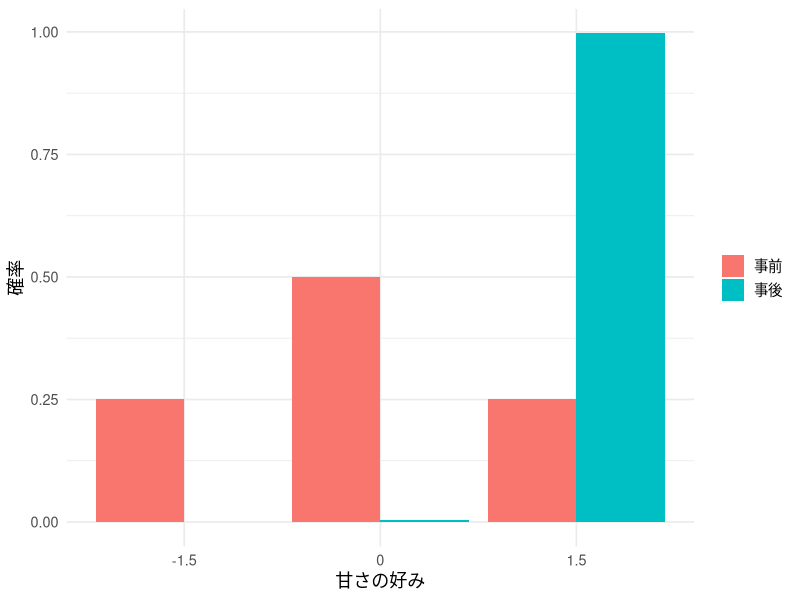
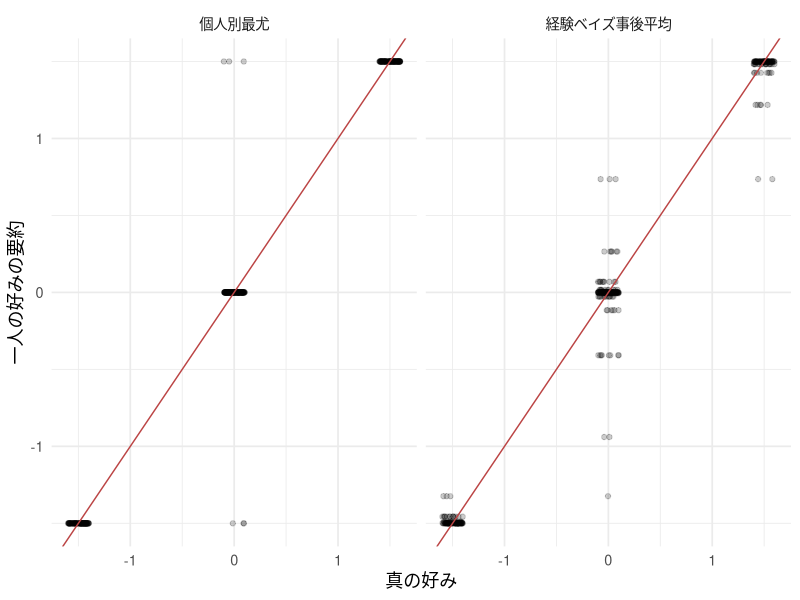
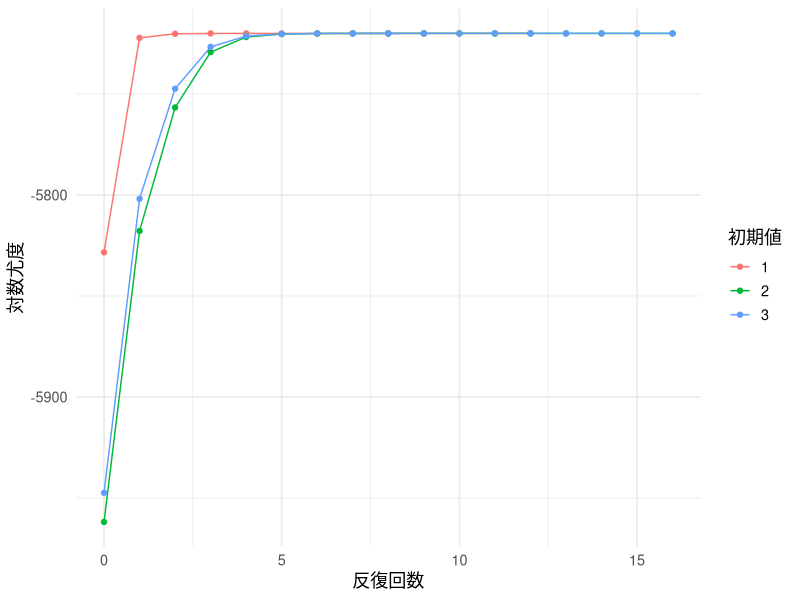
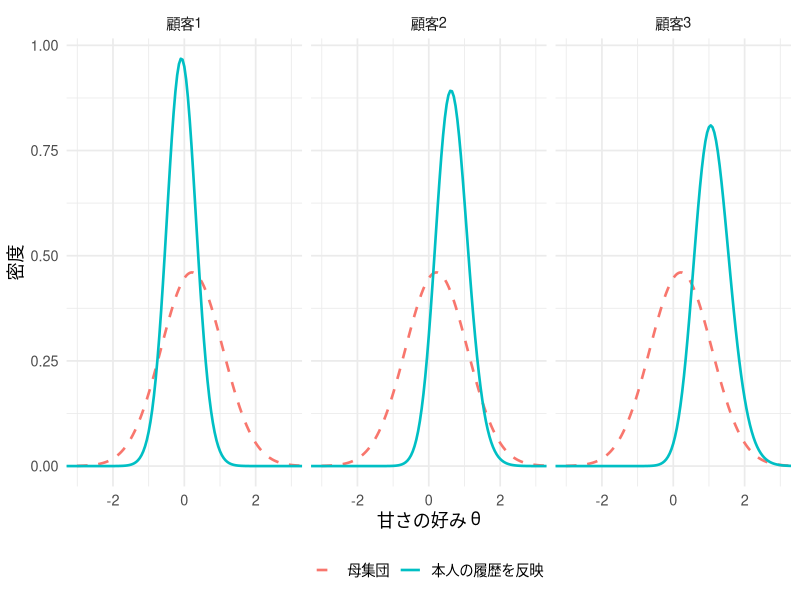
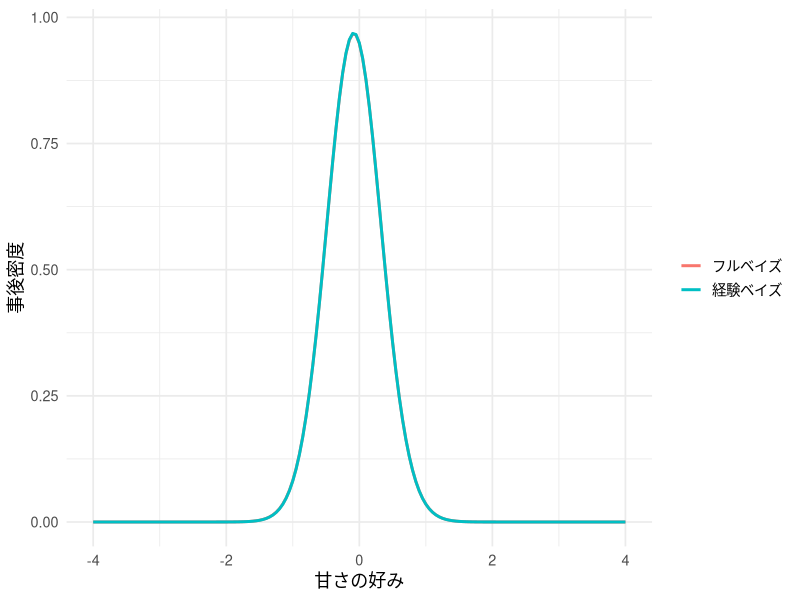

Source code (R) for these figures, in order:
## ---- chunk 1
#| include: false
library(ggplot2)
library(knitr)
set.seed(202606)
fam <- if (Sys.info()[["sysname"]] == "Darwin") "Hiragino Sans" else ""
theme_set(theme_minimal(base_size = 13, base_family = fam))
knitr::opts_chunk$set(fig.align = "center", dpi = 144)
# Finite-type panel logit: all calculations condition on common prices.
choice_prob <- function(theta, pA, pB, beta0 = 1.5, alpha = 1) {
  va <- beta0 - theta - alpha * pA
  vb <- beta0 + theta - alpha * pB
  mx <- pmax(0, va, vb)
  ev <- cbind(exp(-mx), exp(va - mx), exp(vb - mx))
  ev / rowSums(ev)
}
sim_finite <- function(n = 400, nt = 16, seed = 202606) {
  set.seed(seed)
  grid <- c(-1.5, 0, 1.5)
  pi <- c(.25, .5, .25)
  type <- sample(seq_along(grid), n, replace = TRUE, prob = pi)
  prices <- data.frame(occasion = seq_len(nt), pA = runif(nt, 1, 2.5),
                       pB = runif(nt, 1, 2.5))
  id <- rep(seq_len(n), each = nt)
  occasion <- rep(seq_len(nt), times = n)
  pA <- prices$pA[occasion]; pB <- prices$pB[occasion]
  prob <- choice_prob(grid[type[id]], pA, pB)
  u <- runif(n * nt)
  y <- as.integer(u > prob[, 1]) + as.integer(u > prob[, 1] + prob[, 2])
  list(data = data.frame(id, occasion, pA, pB, y),
       type = type, theta = grid[type], grid = grid, pi = pi, prices = prices)
}
# Each row is a person, each column a proposed value of theta.
panel_loglik <- function(dat, grid) {
  sapply(grid, function(th) {
    pr <- choice_prob(th, dat$pA, dat$pB)
    drop(rowsum(log(pr[cbind(seq_len(nrow(dat)), dat$y + 1)]), dat$id))
  })
}
# Stable type probabilities and observed-data log likelihood.
mixture_eval <- function(ell, pi) {
  z <- sweep(ell, 2, log(pi), "+")
  rowmax <- apply(z, 1, max)
  e <- exp(z - rowmax)
  totals <- rowSums(e)
  list(weights = e / totals, loglik = sum(rowmax + log(totals)))
}
fit_known_pi <- function(ell) {
  softmax <- function(a) { z <- c(a, 0); z <- exp(z - max(z)); z / sum(z) }
  opt <- optim(rep(0, ncol(ell) - 1),
               function(a) -mixture_eval(ell, softmax(a))$loglik,
               method = "BFGS", control = list(reltol = 1e-11, maxit = 1000))
  if (opt$convergence != 0) stop("Known-support MLE did not converge")
  pi <- softmax(opt$par)
  c(list(pi = pi), mixture_eval(ell, pi))
}
# No pooling uses the same fixed candidate values as the EB comparison.
individual_mle <- function(ell, grid) {
  grid[max.col(ell, ties.method = "first")]
}
# EM for an unknown 3-point distribution; each M-step increases Q.
fit_em_once <- function(dat, start, maxit = 2000, tol = 1e-8, bounds = c(-6, 6)) {
  theta <- sort(start)
  pi <- rep(1 / length(theta), length(theta))
  ell <- panel_loglik(dat, theta)
  current <- mixture_eval(ell, pi)
  trace <- current$loglik
  converged <- FALSE
  for (iter in seq_len(maxit)) {
    w <- current$weights
    pi_new <- colMeans(w)
    theta_new <- vapply(seq_along(theta), function(k) {
      optimize(function(th) -sum(w[, k] * panel_loglik(dat, th)),
               interval = bounds, tol = 1e-8)$minimum
    }, numeric(1))
    order_new <- order(theta_new)
    theta_new <- theta_new[order_new]; pi_new <- pi_new[order_new]
    ell_new <- panel_loglik(dat, theta_new)
    next_fit <- mixture_eval(ell_new, pi_new)
    gain <- next_fit$loglik - current$loglik
    if (gain < -1e-6) stop("EM log likelihood decreased")
    trace <- c(trace, next_fit$loglik)
    theta <- theta_new; pi <- pi_new; ell <- ell_new; current <- next_fit
    if (abs(gain) < tol) { converged <- TRUE; break }
  }
  list(theta = theta, pi = pi, loglik = current$loglik,
       weights = current$weights, trace = trace, converged = converged,
       iterations = iter, bounds = bounds)
}
fit_em_multistart <- function(dat, starts = list(c(-2, 0, 2), c(-1, .5, 2.5),
                                                  c(-2.5, -.5, 1))) {
  fits <- lapply(starts, function(st) fit_em_once(dat, st))
  best <- which.max(vapply(fits, `[[`, numeric(1), "loglik"))
  list(best = fits[[best]], fits = fits, best_start = best)
}


d <- sim_finite()
ell <- panel_loglik(d$data, d$grid)
fit <- fit_known_pi(ell)
em <- fit_em_multistart(d$data)
np <- individual_mle(ell, d$grid)
eb <- drop(fit$weights %*% d$grid)

# 連続的な好み：同じ選択モデルで独立のデータを生成する
set.seed(202607)
N_c <- 200; T_c <- 8
mu_true_c <- 0.2; tau_true_c <- 1
id_c <- rep(seq_len(N_c), each = T_c)
time_c <- rep(seq_len(T_c), times = N_c)
price_c <- data.frame(pA = runif(T_c, 1, 2.5), pB = runif(T_c, 1, 2.5))
theta_true_c <- rnorm(N_c, mu_true_c, tau_true_c)
pA_c <- price_c$pA[time_c]; pB_c <- price_c$pB[time_c]
prob_c <- function(theta, pA, pB) {
  va <- 1.5 - theta - pA; vb <- 1.5 + theta - pB
  m <- pmax(0, va, vb)
  e <- cbind(exp(-m), exp(va - m), exp(vb - m))
  e / rowSums(e)
}
probs_c <- prob_c(theta_true_c[id_c], pA_c, pB_c)
u_c <- runif(N_c * T_c)
y_c <- as.integer(u_c > probs_c[,1]) + as.integer(u_c > probs_c[,1] + probs_c[,2])
dat_c <- data.frame(id = id_c, time = time_c, pA = pA_c, pB = pB_c, y = y_c)
# 台形則で係数空間を積分する。両端に半分の重みを付ける。
theta_nodes_c <- seq(-6, 6, length.out = 241)
trap_weights_c <- function(x) {
  dx <- diff(x)
  stopifnot(max(abs(dx - dx[1])) < 1e-10)
  c(dx[1] / 2, rep(dx[1], length(x) - 2), dx[1] / 2)
}
theta_w_c <- trap_weights_c(theta_nodes_c)
log_lik_c <- function(dat, nodes = theta_nodes_c) {
  sapply(nodes, function(th) {
    pr <- prob_c(th, dat$pA, dat$pB)
    drop(rowsum(log(pr[cbind(seq_len(nrow(dat)), dat$y + 1)]), dat$id))
  })
}
ell_c <- log_lik_c(dat_c)
rowmax_c <- apply(ell_c, 1, max)
lik_c <- exp(ell_c - rowmax_c)
# 全員の周辺対数尤度。各列に共通する標準化分を足し戻す。
marginal_loglik_c <- function(mu, log_tau, nodes = theta_nodes_c,
                              node_w = theta_w_c, lik = lik_c, rowmax = rowmax_c) {
  weights <- dnorm(nodes, mu, exp(log_tau)) * node_w
  values <- drop(lik %*% weights)
  if (any(values <= 0) || any(!is.finite(values))) return(-Inf)
  sum(rowmax + log(values))
}
fit_c <- optim(c(0, 0), function(a) -marginal_loglik_c(a[1], a[2]),
               method = "L-BFGS-B", lower = c(-2, log(.1)), upper = c(2, log(3)))
stopifnot(fit_c$convergence == 0)
mu_hat_c <- fit_c$par[1]; tau_hat_c <- exp(fit_c$par[2])
post_weights_c <- function(mu, tau, lik = lik_c, nodes = theta_nodes_c, node_w = theta_w_c) {
  weights <- dnorm(nodes, mu, tau) * node_w
  z <- sweep(lik, 2, weights, "*")
  z / rowSums(z)
}
post_eb_c <- post_weights_c(mu_hat_c, tau_hat_c)
theta_eb_c <- drop(post_eb_c %*% theta_nodes_c)
# フルベイズ：ハイパーパラメータと個人の係数をグリッド上で積分する。
# mu ~ N(0, 2^2), log(tau) ~ N(0, .7^2), 互いに独立。
mu_grid_c <- seq(-1, 1.4, length.out = 49)
logtau_grid_c <- seq(-1.2, .6, length.out = 49)
mu_w_c <- trap_weights_c(mu_grid_c); logtau_w_c <- trap_weights_c(logtau_grid_c)
hyper_c <- expand.grid(mu = mu_grid_c, logtau = logtau_grid_c)
hyper_c$log_joint <- vapply(seq_len(nrow(hyper_c)), function(g) {
  mu <- hyper_c$mu[g]; z <- hyper_c$logtau[g]
  marginal_loglik_c(mu, z) + dnorm(mu, 0, 2, log = TRUE) + dnorm(z, 0, .7, log = TRUE)
}, numeric(1))
hyper_c$quad_w <- rep(mu_w_c, times = length(logtau_grid_c)) *
  rep(logtau_w_c, each = length(mu_grid_c))
hyper_c$post <- exp(hyper_c$log_joint - max(hyper_c$log_joint)) * hyper_c$quad_w
hyper_c$post <- hyper_c$post / sum(hyper_c$post)
# 一人分の条件付き分布を混合し、母集団パラメータの不確実性を伝える。
customer_c <- 1
post_full_c <- numeric(length(theta_nodes_c))
for (g in seq_len(nrow(hyper_c))) {
  if (hyper_c$post[g] > 1e-12) {
    w <- lik_c[customer_c, ] * dnorm(theta_nodes_c, hyper_c$mu[g], exp(hyper_c$logtau[g])) * theta_w_c
    post_full_c <- post_full_c + hyper_c$post[g] * w / sum(w)
  }
}
post_full_c <- post_full_c / sum(post_full_c)
## ---- chunk 2
#| out-width: "750px"
i <- 1
plot_data <- data.frame(theta = factor(rep(d$grid, 2)),
                        weight = c(d$pi, mixture_eval(ell, d$pi)$weights[i, ]),
                        distribution = rep(c("事前", "事後"), each = 3))
ggplot(plot_data, aes(theta, weight, fill = distribution)) +
  geom_col(position = "dodge") + labs(x = "甘さの好み", y = "確率", fill = NULL)
## ---- chunk 3
knitr::kable(data.frame(type = d$grid, truth = d$pi, estimate = fit$pi),
             digits = 3, col.names = c("甘さの好み", "真の割合", "推定した割合"))
## ---- chunk 4
#| out-width: "750px"
est <- data.frame(truth = rep(d$theta, 2), estimate = c(np, eb),
                  method = rep(c("個人別最尤", "経験ベイズ事後平均"), each = length(np)))
ggplot(est, aes(truth, estimate)) + geom_jitter(width = .10, height = 0, alpha = .2) +
  geom_abline(slope = 1, intercept = 0, colour = "#bb4444") + facet_wrap(~method) +
  labs(x = "真の好み", y = "一人の好みの要約")
## ---- chunk 5
knitr::kable(data.frame(method = c("個人別最尤", "経験ベイズ事後平均"),
  rmse = c(sqrt(mean((np - d$theta)^2)), sqrt(mean((eb - d$theta)^2)))),
  digits = 3, col.names = c("方法", "真値とのRMSE"))
## ---- chunk 6
knitr::kable(data.frame(theta = em$best$theta, pi = em$best$pi), digits = 3,
             col.names = c("推定した位置", "推定した割合"))
## ---- chunk 7
#| out-width: "750px"
traces <- do.call(rbind, lapply(seq_along(em$fits), function(k)
  data.frame(iteration = seq_along(em$fits[[k]]$trace) - 1,
             loglik = em$fits[[k]]$trace, start = factor(k))))
ggplot(traces, aes(iteration, loglik, color = start)) + geom_line() + geom_point() +
  labs(x = "反復回数", y = "対数尤度", color = "初期値")
## ---- chunk 8
knitr::kable(data.frame(parameter = c("平均 μ", "標準偏差 τ"),
  truth = c(mu_true_c, tau_true_c), estimate = c(mu_hat_c, tau_hat_c)),
  digits = 3, col.names = c("母集団", "真値", "経験ベイズの推定値"))
## ---- chunk 9
#| out-width: "850px"
pc <- do.call(rbind, lapply(1:3, function(i) {
  data.frame(theta = rep(theta_nodes_c, 2), customer = paste0("顧客", i),
    density = c(dnorm(theta_nodes_c, mu_hat_c, tau_hat_c), post_eb_c[i, ] / theta_w_c),
    information = factor(rep(c("母集団", "本人の履歴を反映"), each = length(theta_nodes_c)),
                         levels = c("母集団", "本人の履歴を反映")))
}))
ggplot(pc, aes(theta, density, color = information, linetype = information)) +
  geom_line(linewidth = .9) + facet_wrap(~customer, nrow = 1) +
  scale_linetype_manual(values = c(2, 1)) + coord_cartesian(xlim = c(-3, 3)) +
  labs(x = "甘さの好み θ", y = "密度", color = NULL, linetype = NULL) +
  theme(legend.position = "bottom")
## ---- chunk 10
#| out-width: "750px"
pd <- data.frame(theta = rep(theta_nodes_c, 2),
  density = c(post_eb_c[customer_c, ] / theta_w_c, post_full_c / theta_w_c),
  method = rep(c("経験ベイズ", "フルベイズ"), each = length(theta_nodes_c)))
ggplot(subset(pd, abs(theta) <= 4), aes(theta, density, colour = method)) +
  geom_line(linewidth = 1) + labs(x = "甘さの好み", y = "事後密度", colour = NULL)
